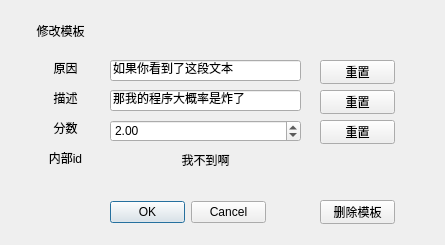
<?xml version="1.0" encoding="UTF-8"?>
<ui version="4.0">
 <class>Form</class>
 <widget class="QWidget" name="Form">
  <property name="geometry">
   <rect>
    <x>0</x>
    <y>0</y>
    <width>445</width>
    <height>245</height>
   </rect>
  </property>
  <property name="windowTitle">
   <string>选择模板</string>
  </property>
  <widget class="QLineEdit" name="lineEdit">
   <property name="geometry">
    <rect>
     <x>110</x>
     <y>60</y>
     <width>191</width>
     <height>21</height>
    </rect>
   </property>
   <property name="text">
    <string>如果你看到了这段文本</string>
   </property>
  </widget>
  <widget class="QLineEdit" name="lineEdit_3">
   <property name="geometry">
    <rect>
     <x>110</x>
     <y>90</y>
     <width>191</width>
     <height>21</height>
    </rect>
   </property>
   <property name="text">
    <string>那我的程序大概率是炸了</string>
   </property>
  </widget>
  <widget class="QDoubleSpinBox" name="doubleSpinBox">
   <property name="geometry">
    <rect>
     <x>110</x>
     <y>120</y>
     <width>191</width>
     <height>22</height>
    </rect>
   </property>
   <property name="minimum">
    <double>-114514.000000000000000</double>
   </property>
   <property name="maximum">
    <double>114514.000000000000000</double>
   </property>
   <property name="value">
    <double>2.000000000000000</double>
   </property>
  </widget>
  <widget class="QLabel" name="label_2">
   <property name="geometry">
    <rect>
     <x>30</x>
     <y>60</y>
     <width>71</width>
     <height>16</height>
    </rect>
   </property>
   <property name="text">
    <string>原因</string>
   </property>
   <property name="alignment">
    <set>Qt::AlignCenter</set>
   </property>
  </widget>
  <widget class="QLabel" name="label_3">
   <property name="geometry">
    <rect>
     <x>30</x>
     <y>120</y>
     <width>71</width>
     <height>16</height>
    </rect>
   </property>
   <property name="text">
    <string>分数</string>
   </property>
   <property name="alignment">
    <set>Qt::AlignCenter</set>
   </property>
  </widget>
  <widget class="QLabel" name="label_4">
   <property name="geometry">
    <rect>
     <x>30</x>
     <y>90</y>
     <width>71</width>
     <height>16</height>
    </rect>
   </property>
   <property name="text">
    <string>描述</string>
   </property>
   <property name="alignment">
    <set>Qt::AlignCenter</set>
   </property>
  </widget>
  <widget class="QLabel" name="label_6">
   <property name="geometry">
    <rect>
     <x>20</x>
     <y>20</y>
     <width>81</width>
     <height>21</height>
    </rect>
   </property>
   <property name="text">
    <string>修改模板</string>
   </property>
   <property name="alignment">
    <set>Qt::AlignCenter</set>
   </property>
  </widget>
  <widget class="QDialogButtonBox" name="buttonBox">
   <property name="geometry">
    <rect>
     <x>110</x>
     <y>200</y>
     <width>156</width>
     <height>24</height>
    </rect>
   </property>
   <property name="standardButtons">
    <set>QDialogButtonBox::Cancel|QDialogButtonBox::Ok</set>
   </property>
  </widget>
  <widget class="QPushButton" name="pushButton">
   <property name="geometry">
    <rect>
     <x>320</x>
     <y>60</y>
     <width>75</width>
     <height>24</height>
    </rect>
   </property>
   <property name="text">
    <string>重置</string>
   </property>
  </widget>
  <widget class="QPushButton" name="pushButton_2">
   <property name="geometry">
    <rect>
     <x>320</x>
     <y>120</y>
     <width>75</width>
     <height>24</height>
    </rect>
   </property>
   <property name="text">
    <string>重置</string>
   </property>
  </widget>
  <widget class="QPushButton" name="pushButton_3">
   <property name="geometry">
    <rect>
     <x>320</x>
     <y>90</y>
     <width>75</width>
     <height>24</height>
    </rect>
   </property>
   <property name="text">
    <string>重置</string>
   </property>
  </widget>
  <widget class="QPushButton" name="pushButton_4">
   <property name="geometry">
    <rect>
     <x>320</x>
     <y>200</y>
     <width>75</width>
     <height>24</height>
    </rect>
   </property>
   <property name="text">
    <string>删除模板</string>
   </property>
  </widget>
  <widget class="QLabel" name="label_5">
   <property name="geometry">
    <rect>
     <x>30</x>
     <y>150</y>
     <width>71</width>
     <height>16</height>
    </rect>
   </property>
   <property name="text">
    <string>内部id</string>
   </property>
   <property name="alignment">
    <set>Qt::AlignCenter</set>
   </property>
  </widget>
  <widget class="QLabel" name="label_7">
   <property name="geometry">
    <rect>
     <x>110</x>
     <y>150</y>
     <width>191</width>
     <height>20</height>
    </rect>
   </property>
   <property name="text">
    <string>我不到啊</string>
   </property>
   <property name="alignment">
    <set>Qt::AlignCenter</set>
   </property>
  </widget>
 </widget>
 <resources/>
 <connections/>
</ui>
